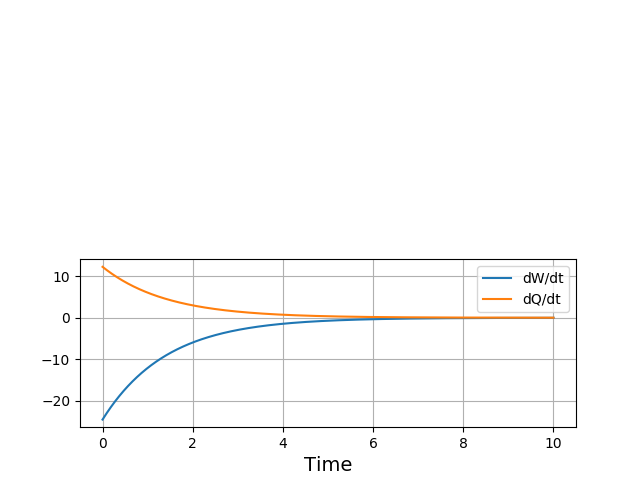

Write Python code to recreate this figure.
import numpy as np
from scipy.integrate import   odeint
import matplotlib.pyplot as plt

tf=10
h = 0.0001
N = int(tf/h)

p11 = np.zeros(N,dtype=np.complex)
p22 = np.zeros(N,dtype=np.complex)
p12 = np.zeros(N,dtype=np.complex)
p21 = np.zeros(N,dtype=np.complex)
z = np.zeros(N)
w = np.zeros(N)
W = np.zeros(N)
p11[0] = 1
p22[0] = 0
p12[0] = 0
p21[0] = 0
w[0] = 0
W[0] = 0
alpha = 0.2730809
bh = 0.75
c = np.ones(N) * p22[0]
c2 = np.ones(N) * p11[0]
for i in range(0,N-1):
    p11[i + 1] = p11[i] + h * (-alpha * np.exp(bh) * p11[i] + alpha * np.exp(-bh) * p22[i])
    p22[i + 1] = p22[i] + h * (alpha * np.exp(bh) * p11[i] - alpha * np.exp(-bh) * p22[i])
    p12[i + 1] = p12[i] + h * (1.5j* p12[i] - 0.5 * alpha * (np.exp(bh)+np.exp(-bh)) * p12[i])
    p21[i + 1] = p21[i] + h * (1.5j* p21[i] - 0.5 * alpha * (np.exp(bh)+np.exp(-bh)) * p21[i])
    w[i + 1] = w[i] + h * (11.58* ((np.exp(-bh) * p22[i]) - (np.exp(bh) * p11[i])))
t = np.linspace(0,tf,N)

for i in range(0,N-1):
    W[i+1] = (w[i+1] - w[i])/h
H=np.zeros(N)
dH=np.zeros(N)
for i in range(0,N):
    H[i] = 0.75*(p11[i]-p22[i])
for i in range(1,N-1):
    H[i]=H[i]-H[0]
    dH[i]=(H[i]-H[i-1])/h
H[0] = 0
plt.figure()

plt.plot(t,p11)
plt.plot(t,p22)
plt.plot(t,p12)
plt.plot(t,p21)

plt.legend(['Pe','Pg'], fontsize = 14)
plt.grid()

plt.subplot(2,1,2)
plt.plot(t[1:N],W[1:N])
plt.plot(t[1:N],-W[1:N]/2)
plt.xlabel('Time',fontsize = 14)
plt.legend(["dW/dt","dQ/dt"])
plt.grid()
plt.savefig("qubit.png")
plt.show()
plt.figure()
plt.grid()
plt.plot(t[1:N-1],H[1:N-1])
#plt.plot(t[1:N-1],w[1:N-1])
#plt.plot(t[1:N-1],W[1:N-1])

plt.show()

plt.figure()
plt.plot(t,p12)
plt.plot(t,p21)
plt.show()
